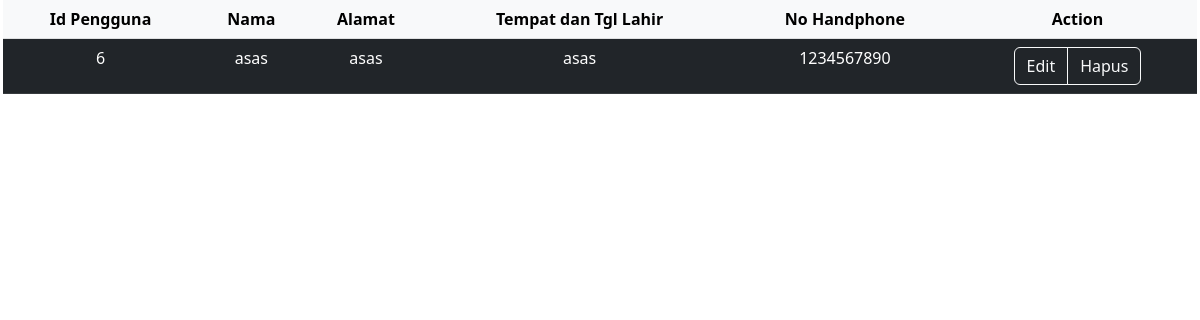
/pages/admin/frame/dataPengguna.php, run on an earlier commit of the app's database.
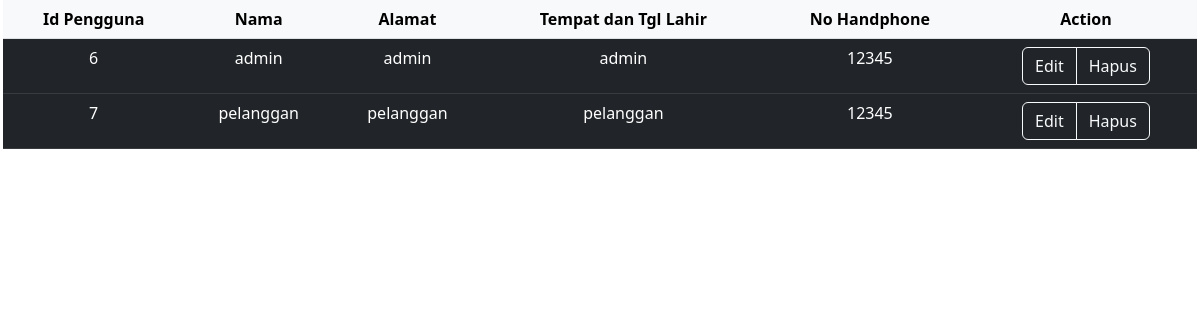
And on a later commit of the database.
### tables this page shows
CREATE TABLE `pengguna` (
  `id_pengguna` int(5) NOT NULL,
  `username` varchar(15) NOT NULL,
  `password` varchar(15) NOT NULL,
  `nama_pengguna` varchar(20) NOT NULL,
  `ttl` varchar(40) NOT NULL,
  `alamat_pengguna` varchar(30) NOT NULL,
  `no_hp` int(12) NOT NULL,
  `role` varchar(10) NOT NULL
);

### pages/admin/frame/dataPengguna.php (the view, shortened to what this page needs)
<?php
include '../../../conf/koneksi.php';
?>
<head>
    <link href="https://cdn.jsdelivr.net/npm/bootstrap@5.3.0-alpha3/dist/css/bootstrap.min.css" rel="stylesheet" />
</head>
<body style="margin: 0 3px;">
    <table class="table table-dark table-hover">
        <thead class="table-light">
            <tr align="center">
                <th scope="col">Id Pengguna</th>
                <th scope="col">Nama</th>
                <th scope="col">Alamat</th>
                <th scope="col">Tempat dan Tgl Lahir</th>
                <th scope="col">No Handphone</th>
                <th scope="col">Action</th>
            </tr>
        </thead>
        <tbody>
            <?php
            $query = mysqli_query($conn, "SELECT * FROM pengguna");
            while ($row = mysqli_fetch_array($query)) {
                echo "<tr align='center'>
                    <td>" . $row['id_pengguna'] . "</td>
                    <td>" . $row['nama_pengguna'] . "</td>
                    <td>" . $row['alamat_pengguna'] . "</td>
                    <td>" . $row['ttl'] . "</td>
                    <td>" . $row['no_hp'] . "</td>
                    <td><div class='btn-group' role='group' aria-label='Basic outlined example'>
                    <a class='btn btn-outline-light' href='editPengguna.php?id=$row[id_pengguna]'>Edit</a>
                    <a class='btn btn-outline-light' href='?id=$row[id_pengguna]'>Hapus</a></div></td>
                </tr>";
            } ?>
        </tbody>
    </table>
</body>

What changed in the data, as far as the page shows it:
changed pengguna id 6: nama_pengguna "asas" → "admin"; alamat_pengguna "asas" → "admin"; ttl "asas" → "admin"; no_hp "1234567890" → "12345"
added pengguna: id_pengguna "7", nama_pengguna "pelanggan", alamat_pengguna "pelanggan", ttl "pelanggan", no_hp "12345"
